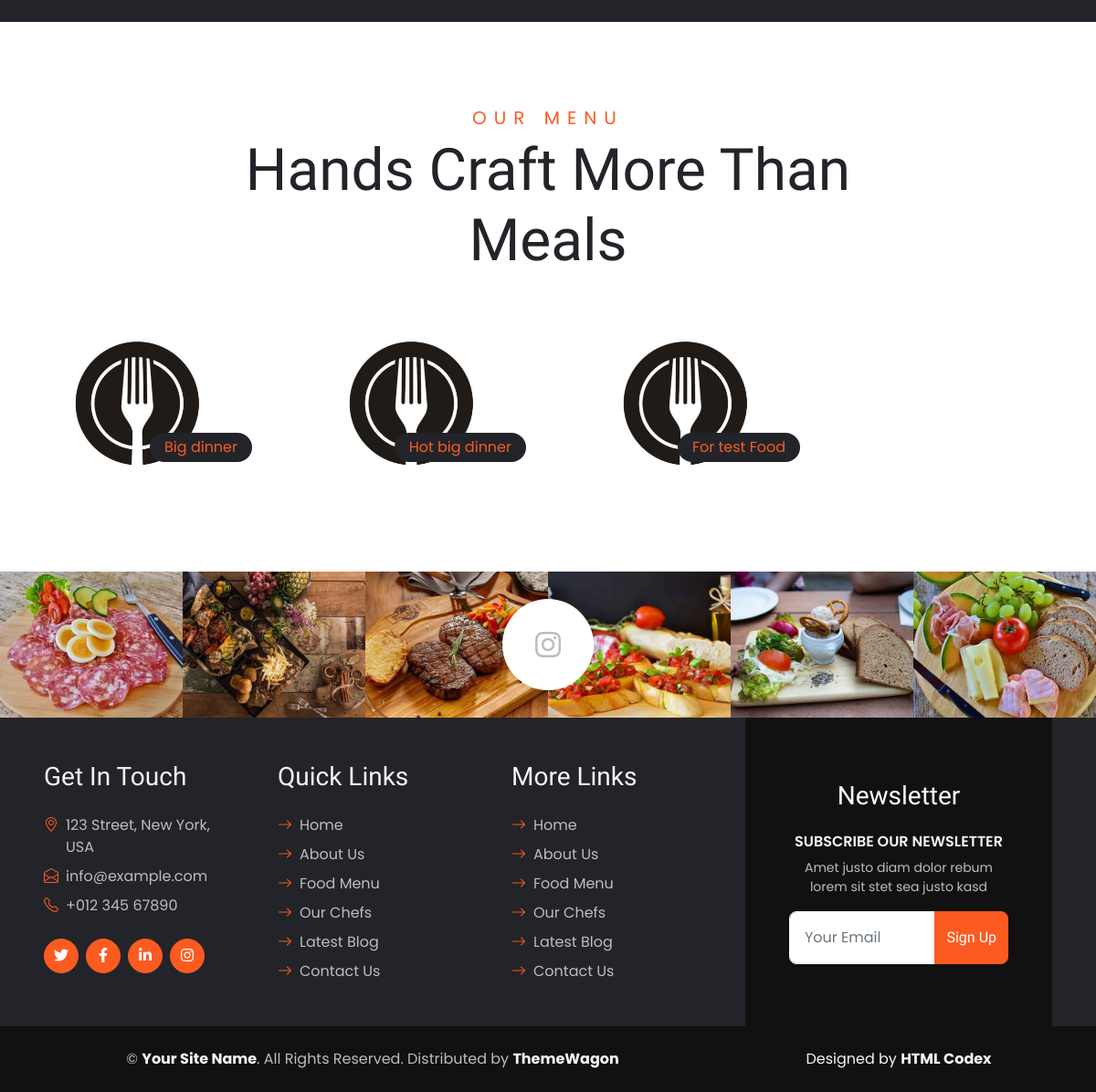
/menu/ (lower part), run on an earlier commit of the app's database.
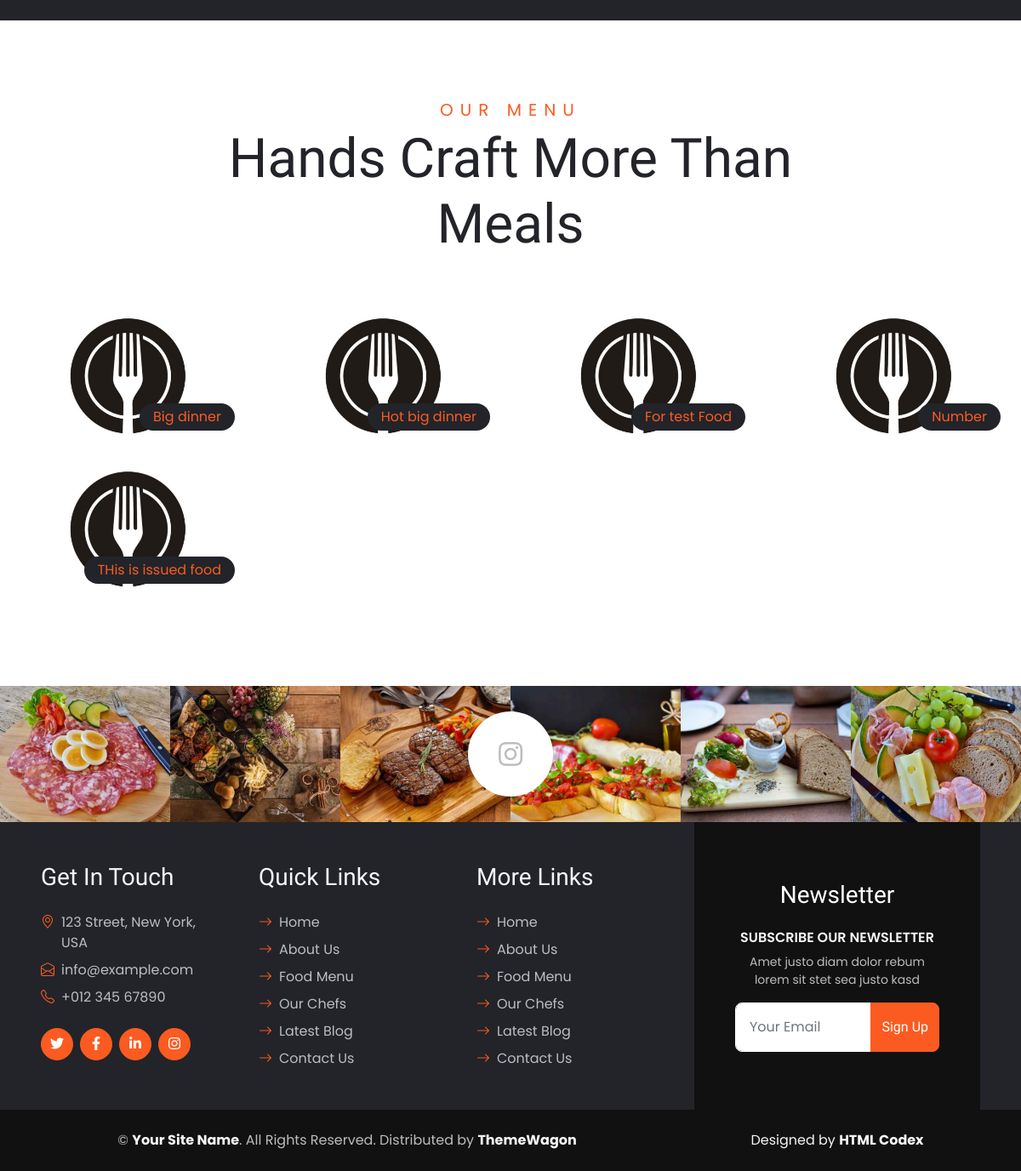
And on a later commit of the database.
### menu/models.py (models this page shows, shortened)
class Menu(models.Model):
    name = models.CharField(max_length=70)
    summ = models.CharField(max_length=500, null=True, blank=True)
    price = models.DecimalField(max_digits=10, decimal_places=2)
    image = models.ImageField(upload_to='menus/', blank=True, default='menu_default.jpg')

### menu/views.py (the view)
# urls.py: path('', ListView.as_view(), name='menu')
class ListView(View):
    def get(self, request):
        objects = Menu.objects.all()
        return render(request, 'menu.html', {'menus':objects})

### templates/menu.html (shortened to what this page needs)
{% extends 'base.html' %}
{% block content %}
    <div class="container-fluid menu py-5 px-0">
        <div class="mb-5 text-center wow fadeIn" data-wow-delay="0.1s" style="max-width: 700px; margin: auto;">
            <h5 class="section-title">Our Menu</h5>
            <h1 class="display-3 mb-0">Hands Craft More Than Meals</h1>
        </div>
        <div class="tab-class text-center">
            <div class="tab-content">
                <div id="tab-1" class="tab-pane fade show p-0 active">
                    <div class="row g-0">
                        {% for menu in menus %}
                        <div class="col-lg-3 col-md-4 col-sm-6 wow fadeIn" data-wow-delay="0.1s">
                            <div class="position-relative">
                                <img class="img-fluid" src="{{menu.image.url}}" alt="">
                                <div
                                    class="position-absolute bottom-0 end-0 mb-4 me-4 py-1 px-3 bg-dark rounded-pill text-primary">
                                    {{menu.name}}</div>
                            </div>
                        </div>
                        {% endfor %}
                    </div>
                </div>
            </div>
        </div>
    </div>
    <div class="container-fluid position-relative instagram p-0 mt-5">
        <a href="" class="d-flex align-items-center justify-content-center position-absolute top-50 start-50 translate-middle bg-white rounded-circle" style="width: 100px; height: 100px; z-index: 1;">
            <i class="fab fa-instagram fa-2x text-secondary"></i>
        </a>
        <div class="row g-0">
            <div class="col-lg-2 col-md-3 col-sm-4 wow fadeIn" data-wow-delay="0.1s">
                <img class="img-fluid" src="img/menu-2.jpg" alt="">
            </div>
            <div class="col-lg-2 col-md-3 col-sm-4 wow fadeIn" data-wow-delay="0.2s">
                <img class="img-fluid" src="img/menu-3.jpg" alt="">
            </div>
            <div class="col-lg-2 col-md-3 col-sm-4 wow fadeIn" data-wow-delay="0.3s">
                <img class="img-fluid" src="img/menu-4.jpg" alt="">
            </div>
            <div class="col-lg-2 col-md-3 col-sm-4 wow fadeIn" data-wow-delay="0.4s">
                <img class="img-fluid" src="img/menu-5.jpg" alt="">
            </div>
            <div class="col-lg-2 col-md-3 col-sm-4 wow fadeIn" data-wow-delay="0.5s">
                <img class="img-fluid" src="img/menu-6.jpg" alt="">
            </div>
            <div class="col-lg-2 col-md-3 col-sm-4 wow fadeIn" data-wow-delay="0.6s">
                <img class="img-fluid" src="img/menu-7.jpg" alt="">
            </div>
        </div>
    </div>
{% endblock %}

What changed in the data, as far as the page shows it:
added Menu: image (placeholder picture), name "Number"
added Menu: image (placeholder picture), name "THis is issued food"
